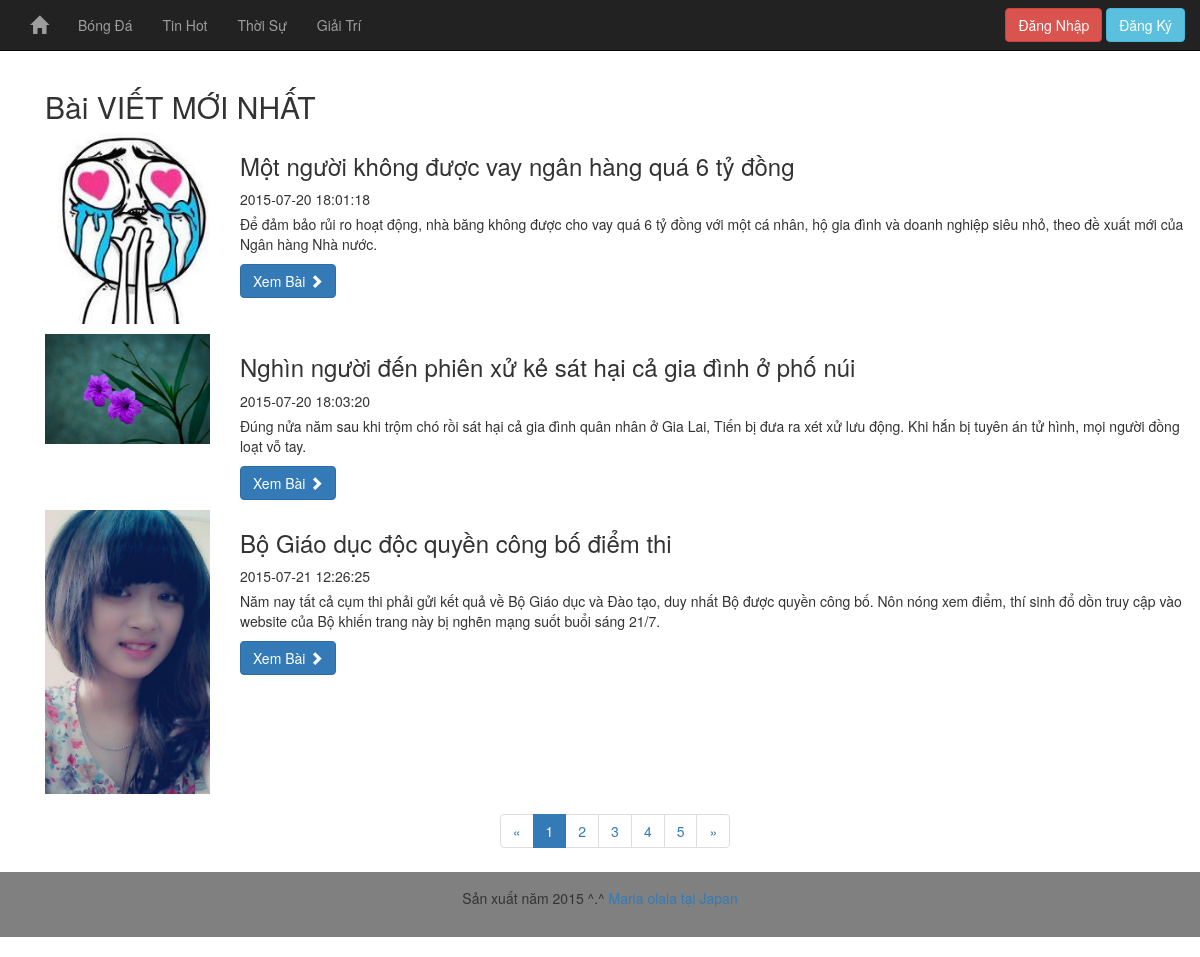
The page / on the database its author committed.
### tables this page shows
CREATE TABLE IF NOT EXISTS `category` (
`id` int(11) NOT NULL,
  `name` varchar(45) DEFAULT NULL,
  `status` int(11) NOT NULL DEFAULT '0'
);

CREATE TABLE IF NOT EXISTS `post` (
`id` int(11) NOT NULL,
  `user_id` int(11) DEFAULT NULL,
  `category_id` int(11) DEFAULT NULL,
  `title` varchar(100) DEFAULT NULL,
  `description` varchar(500) DEFAULT NULL,
  `content` mediumtext,
  `datetime` datetime DEFAULT CURRENT_TIMESTAMP,
  `status` int(11) DEFAULT NULL,
  `view` int(11) DEFAULT NULL,
  `images` varchar(255) DEFAULT NULL
);

### includes/common.php (called while the page is built, shortened)
<?php
function isLogged() {
    if (empty($_SESSION['logged'])) {
        return false;
    }
    return $_SESSION['logged'];
}
function render($file, $data) {
    extract($data);
    include ROOT . DS . 'views' . DS . $file;
}

### controllers/index.php (called while the page is built)
<?php
function index_index() {
	$data['category'] = model('category')->getAllBycategory();
	$count=10;
	$data['post'] = model('post')->getpostall($count);
	$data['template_file'] = 'home/index.php';
    render('layout.php', $data);
}

### index.php (called while the page is built, shortened)
<?php
require ROOT . DS . 'includes' . DS . 'common.php';
$controller = empty($_GET['c']) ? 'index' : strtolower($_GET['c']);
$method = empty($_GET['m']) ? 'index' : strtolower($_GET['m']);
$c_file = ROOT . DS . 'controllers' . DS . $controller . '.php';
$m_func = $controller . '_' . $method;
if (is_readable($c_file)) {
	call_user_func($m_func);
} else {
}

### includes/db.php (called while the page is built, shortened)
<?php
function db_get_all($sql) {
    $result = mysql_query($sql);
    $data = array();
    if ($result) {
        while ($row = mysql_fetch_assoc($result)) {
            $data[] = $row;
        }
    }
    return $data;
}

### models/category.php (called while the page is built, shortened)
<?php
class Category extends Model {
    public $table = 'category';
    public function getAllBycategory() {
        $sql = "SELECT * FROM `{$this->table}`
                    WHERE `status` = 1 ";
        return db_get_all($sql);
    }
}

### models/post.php (called while the page is built, shortened)
<?php
class Post extends Model
{
    public $table = 'post';
    public function getpostall($count){
         $sql = "SELECT * FROM `{$this->table}`
                    LIMIT $count ";
         return db_get_all($sql);
    }
}

### views/home/index.php (the view, shortened to what this page needs)
<h2>Bài VIẾT MỚI NHẤT</h2>
<?php foreach ($post as $post) {
?>
<div class="row" style="margin-top:10px;">
    <div class="col-md-2">
        <a href="index.php?c=post&m=view&key=<?php echo $post['id'] ?>">
            <img class="img-responsive" src="<?php echo $post['images'] ?>">
        </a>
    </div>
    <div class="col-md-10">
        <h3><?php echo $post['title'] ?></h3>
        <span class="post-date" itemprop="datePublished"><i class="fa fa-clock-o"></i><?php echo $post['datetime']?>
        </span>
        <p style="margin-top:5px;"><?php echo $post['description'] ?></p>
        <a class="btn btn-primary" href="index.php?c=post&m=view&key=<?php echo $post['id'] ?>">Xem Bài <span class="glyphicon glyphicon-chevron-right"></span></a>
    </div>
</div>
<?php } ?>
<div class="row text-center">
    <div class="col-lg-12">
        <ul class="pagination">
            <li>
                <a href="#">&laquo;</a>
            </li>
            <li class="active">
                <a href="#">1</a>
            </li>
            <li>
                <a href="#">2</a>
            </li>
            <li>
                <a href="#">3</a>
            </li>
            <li>
                <a href="#">4</a>
            </li>
            <li>
                <a href="#">5</a>
            </li>
            <li>
                <a href="#">&raquo;</a>
            </li>
        </ul>
    </div>
</div>

### views/layout.php (shortened to what this page needs)
<!DOCTYPE html>
<html>
<head>
  <link rel="stylesheet" href="./styles/css/bootstrap.min.css">
  <link rel="stylesheet" href="./styles/css/styles.css">
</head>
<body>
  <div class='container'>
    <nav class='navbar navbar-inverse'>
      <?php include ROOT . DS . 'views' . DS . 'blocks' . DS . 'menu.php'; ?>
    </nav>
    <div class='container'>
      <div class='span9 main'>
        <?php include ROOT . DS . 'views' . DS . $template_file; ?>
      </div>
   </div>
 </div>
</body>
<footer>
 <div class="span12 navbar text-center">
  Sản xuất năm 2015 ^.^ <a href="">Maria olala tại Japan</a>
 </div>
</html>

### views/blocks/menu.php (shortened to what this page needs)
<nav class="navbar navbar-inverse navbar-fixed-top">
    <div class="container">
        <div class="navbar-header">
            <a class="navbar-brand" href="index.php"><span class="glyphicon glyphicon-home" aria-hidden="true"></span></a>
        </div>
        <div class="collapse navbar-collapse" id="menu">
            <ul class="nav navbar-nav">
                <?php foreach($category as $cate) { ?>
                <li>
                    <a href="index.php?c=post&m=home&key=<?php echo $cate['id'] ?>"><?php echo $cate['name'] ?></a>
                </li>
                <?php } ?>
            </ul>
            <?php if ($logged = isLogged()): ?>
            <a href="index.php?c=auth&m=logout"><button class="btn btn-info navbar-btn">Logout</button></a>
            <?php else: ?>
            <div class="navbar-right">
                <a href="index.php?c=auth&m=login"><button class="btn btn-danger navbar-btn">Đăng Nhập</button></a>
                <a href="index.php?c=auth&m=register"><button class="btn btn-info navbar-btn">Đăng Ký</button></a>
            </div>
            <?php endif; ?>
        </div>
    </div>
</nav>

### styles/css/styles.css (style rules this page uses)
.text-center { text-align: center !important; }
footer { background-color: gray; padding-top: 15px; }

### rows shown on the page
category: name "Bóng Đá"
category: name "Tin Hot"
category: name "Thời Sự"
category: name "Giải Trí"
post: images (picture), title "Một người không được vay ngân hàng quá 6 tỷ đồng", datetime "2015-07-20 18:01:18", description "Để đảm bảo rủi ro hoạt động, nhà băng không được cho vay quá 6 tỷ đồng với một cá nhân, hộ gia đình và doanh nghiệp siêu nhỏ, theo đề xuất mới của Ngân hàng Nhà nước."
post: images (picture), title "Nghìn người đến phiên xử kẻ sát hại cả gia đình ở phố núi", datetime "2015-07-20 18:03:20", description "Đúng nửa năm sau khi trộm chó rồi sát hại cả gia đình quân nhân ở Gia Lai, Tiến bị đưa ra xét xử lưu động. Khi hắn bị tuyên án tử hình, mọi người đồng loạt vỗ tay."
post: images (picture), title "Bộ Giáo dục độc quyền công bố điểm thi", datetime "2015-07-21 12:26:25", description "Năm nay tất cả cụm thi phải gửi kết quả về Bộ Giáo dục và Đào tạo, duy nhất Bộ được quyền công bố. Nôn nóng xem điểm, thí sinh đổ dồn truy cập vào website của Bộ khiến trang này bị nghẽn mạng suốt buổi sáng 21/7."
